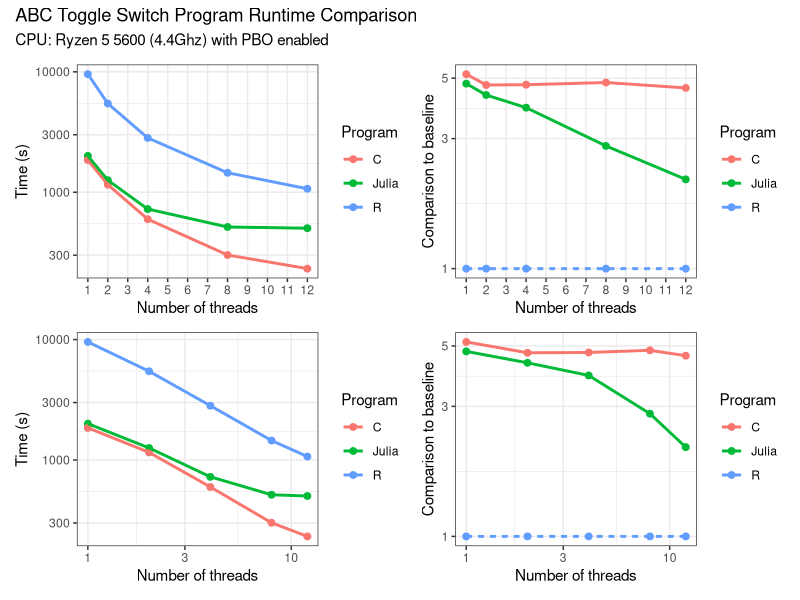

Recreate this plot in R.
# This script visualises the various runtimes
# Created: 01/08/2025
# Modified: 01/08/2025


# Set working directory
setwd("~/GitHub/Bayesian_SIMD_examples/Prior_Predictive_Sampling_Toggle_Switch")

# Load packages
library(tidyverse)
library(patchwork)

# Load data
Julia_runtimes <- read.csv("output_Julia_runtime.csv") %>%
  mutate("Program" = "Julia")

R_runtimes <- read.csv("output_R_runtime.csv") %>%
  mutate("Program" = "R")

# c_runtimes <- read.csv("cl_output_c_runtime.csv") %>% 
#   mutate("Program" = "C")

c_runtimes <- read.csv("output_c_runtime.csv") %>% 
  mutate("Program" = "C")


# Merge
runtimes <- bind_rows(Julia_runtimes, R_runtimes, c_runtimes) %>%
  pivot_wider(names_from = Program,
              values_from = time)

# Visualise
p1 <- runtimes %>% 
  pivot_longer(cols = -cores,
               names_to = "Program",
               values_to = "time") %>% 
  ggplot(data = ., aes(x = cores, y = time, colour = Program))+
  geom_point(size = 2)+
  geom_line(linewidth = 1)+
  labs(x = "Number of threads",
       y = "Time (s)")+
  scale_x_continuous(breaks = 1:12,
                     minor_breaks = NULL)+
  scale_y_log10()+
  # scale_x_log10()+
  theme_bw()

p1_5 <- runtimes %>% 
  pivot_longer(cols = -cores,
               names_to = "Program",
               values_to = "time") %>% 
  ggplot(data = ., aes(x = cores, y = time, colour = Program))+
  geom_point(size = 2)+
  geom_line(linewidth = 1)+
  labs(x = "Number of threads",
       y = "Time (s)")+
  scale_y_log10()+
  scale_x_log10()+
  theme_bw()



p2 <- runtimes %>% 
  mutate("Julia" = R / Julia,
         "C" = R/ C,
         # "C w/ memory alignment" = `C w/ memory alignment` / R,
         "R" = R / R) %>% 
  pivot_longer(cols = -cores,
               names_to = "Program",
               values_to = "time") %>% 
  mutate("linetype" = if_else(Program == "R", true = "full", false = "dashed")) %>% 
  ggplot(data = ., aes(x = cores, y = time, colour = Program, linetype = linetype))+
  geom_point(size = 2)+
  geom_line(linewidth = 1)+
  labs(x = "Number of threads",
       y = "Comparison to baseline")+
  scale_x_continuous(breaks = 1:12,
                     minor_breaks = NULL)+
  scale_y_log10()+
  theme_bw()+
  guides(linetype = "none")

p2_5 <- runtimes %>% 
  mutate("Julia" = R / Julia,
         "C" = R/ C,
         # "C w/ memory alignment" = `C w/ memory alignment` / R,
         "R" = R / R) %>% 
  pivot_longer(cols = -cores,
               names_to = "Program",
               values_to = "time") %>% 
  mutate("linetype" = if_else(Program == "R", true = "full", false = "dashed")) %>% 
  ggplot(data = ., aes(x = cores, y = time, colour = Program, linetype = linetype))+
  geom_point(size = 2)+
  geom_line(linewidth = 1)+
  labs(x = "Number of threads",
       y = "Comparison to baseline")+
  scale_y_log10()+
  scale_x_log10()+
  theme_bw()+
  guides(linetype = "none")


plots <- p1 + p2 + p1_5 + p2_5

plots + plot_annotation(
  title = "ABC Toggle Switch Program Runtime Comparison",
  subtitle = "CPU: Ryzen 5 5600 (4.4Ghz) with PBO enabled")
